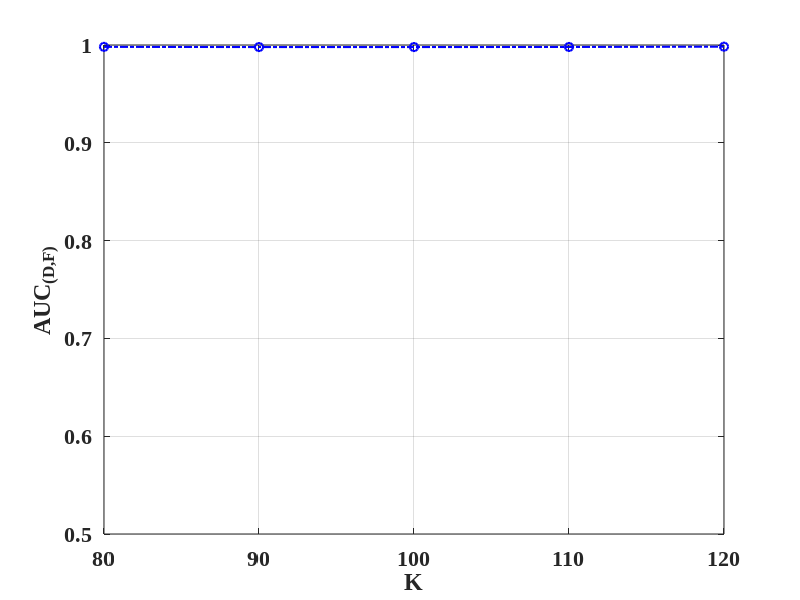
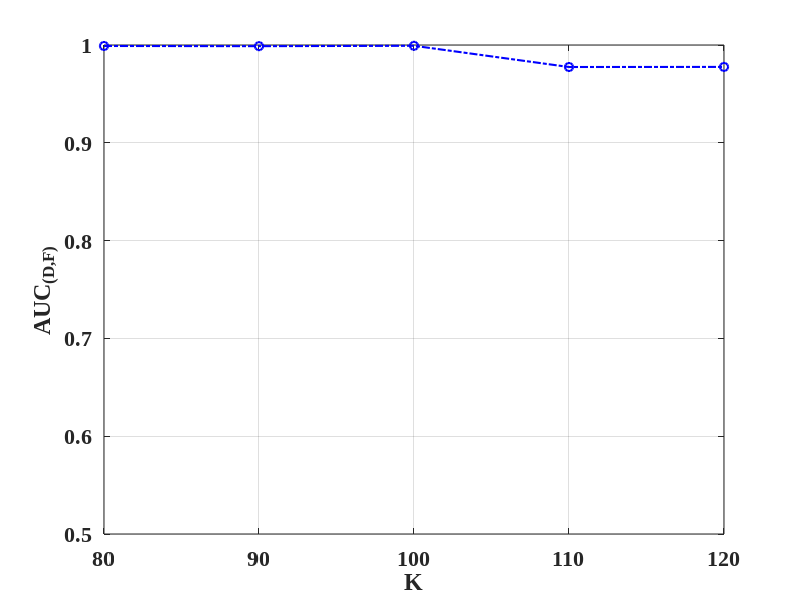
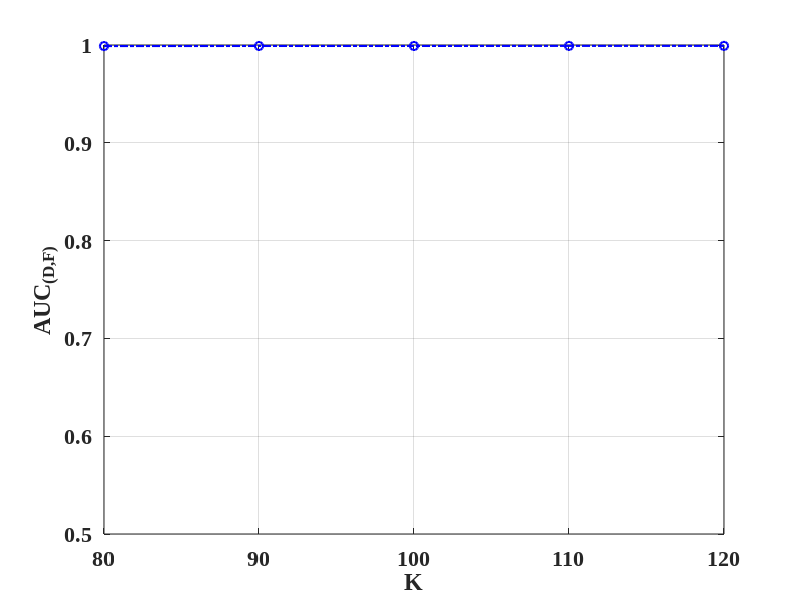
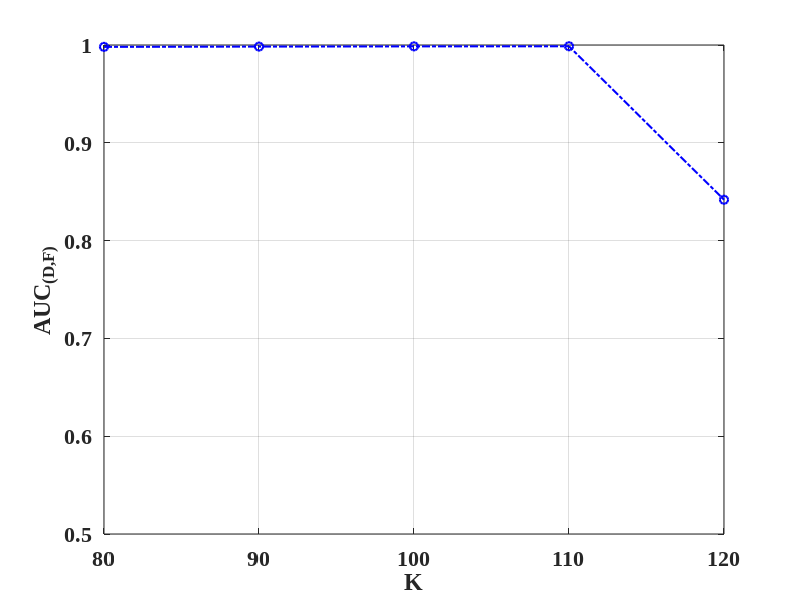

These figures' MATLAB source, in order:
w = 4;
name = {'HYDICE Urban','Pavia','Hyperion','abu-beach-1'};
line_type = {'b','b',"b",'b'};
% figure()
K = [80, 90, 100, 110, 120];
m = [20, 25, 30, 35, 40];
AUC_K = [0.9981 0.9979 0.9979 0.9980 0.9983;
        0.9990 0.9988 0.9992 0.9775 0.9776;
        0.9989 0.9990 0.9990 0.9991 0.9991;
        0.9981 0.9984 0.9986 0.9987 0.8418];
AUC_m = [0.9983 0.9981 0.9979 0.9973 0.9966;
        0.9778 0.9777 0.9992 0.9990 0.9984;
        0.9990 0.9991 0.9990 0.9990 0.9990;
        0.8419 0.9987 0.9986 0.9983 0.9981];

for i=1:w
    figure()
    tao=K;pf=AUC_K(i,:);
    plot(tao,pf,'-.o','Color',[line_type{i}]','LineWidth',1.5);
    hold on
    grid on
    ylim([0.5, 1])
% set(gca,'xscale','log')
set(gca,'FontSize', 16,'FontWeight', 'bold','FontName', 'Times New Roman')
%     title ('P_{F} vs \tau')
xlabel('K');ylabel('AUC_{(D,F)}');
end   

% grid on
% % xlim([tao_min_max, 1])
% % set(gca,'xscale','log')
% set(gca,'FontSize', 16,'FontWeight', 'bold','FontName', 'Times New Roman')
% %     title ('P_{F} vs \tau')
% xlabel('\tau','FontAngle', 'italic');ylabel('AUC_{(D,F)}','FontAngle', 'italic');